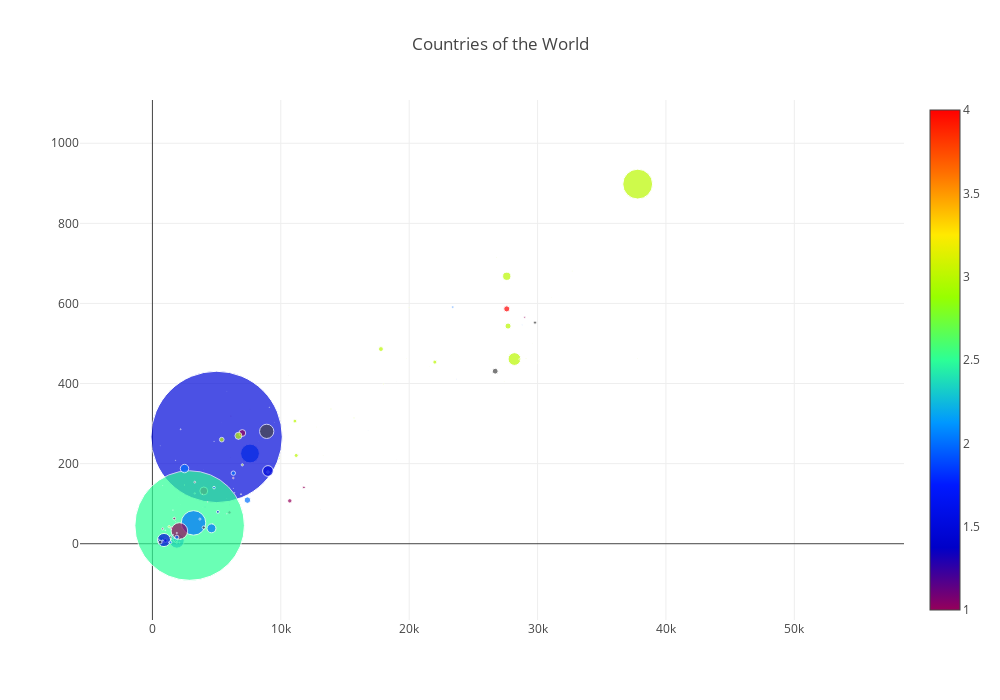

Source (notebook cell):
### Code cell
fig = go.Figure(data = data, 
                layout = layout)

offline.iplot(fig)

### Figure 1 — Plotly figure (JSON) as saved in the notebook; plotly's stock layout.template omitted (floating-point values rounded to 4 significant figures; data arrays with more than 128 entries replaced by an {"elided": "..."} marker saying what was removed)
{"data": [{"marker": {"color": {"elided": "227 float values"}, "colorscale": "Rainbow", "showscale": true, "size": {"elided": "227 int values"}, "sizeref": 10000000}, "mode": "markers", "text": {"elided": "227 str values"}, "type": "scatter", "uid": "ca029876-9b80-11e8-9854-6030d4660e22", "x": {"elided": "227 int values"}, "y": {"elided": "227 float values"}}], "layout": {"height": 700, "hovermode": "closest", "title": "Countries of the World", "width": 1000}}
